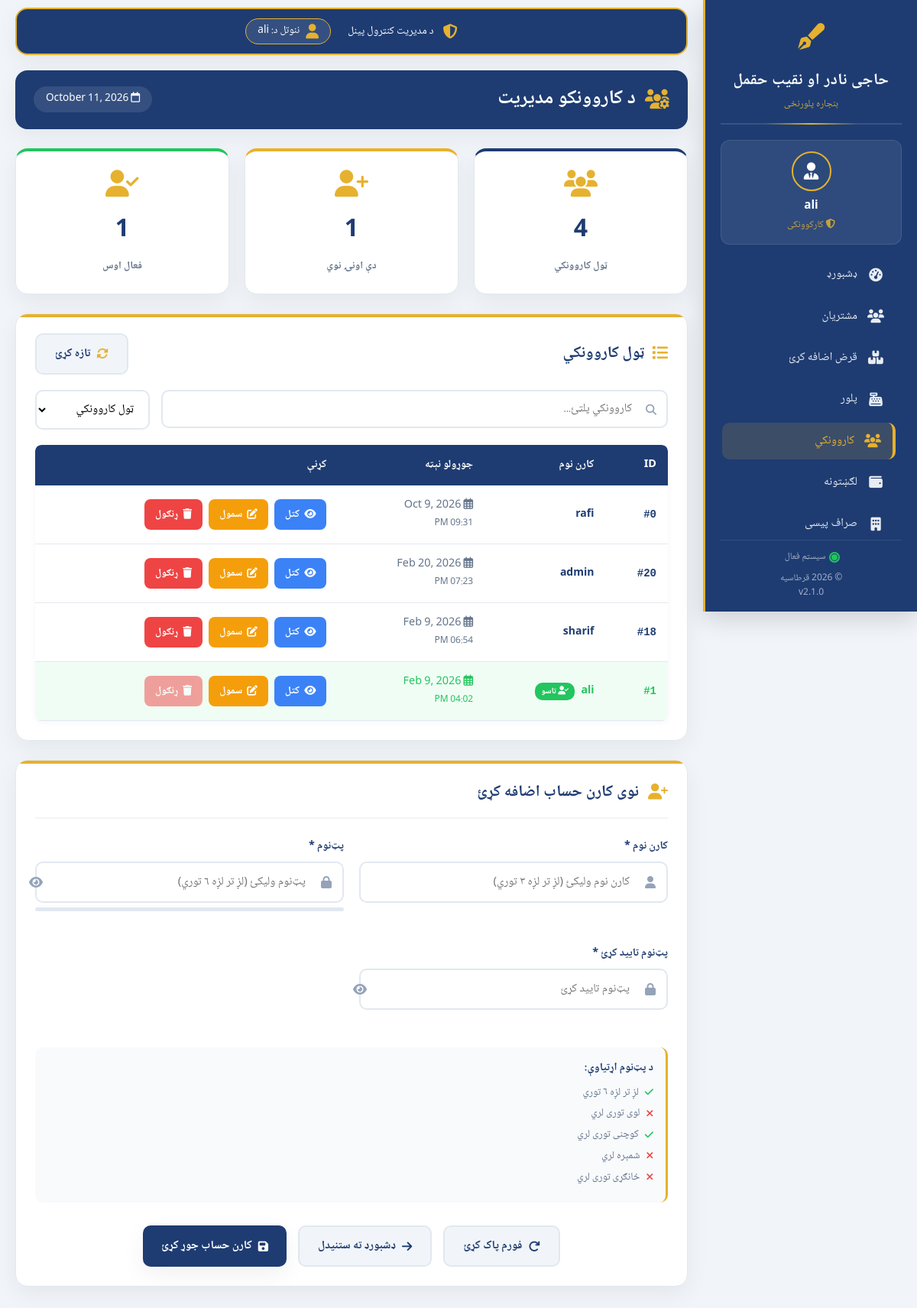
/register.php (signed in), run on the app's committed database.
### tables this page shows
CREATE TABLE `users` (
  `id` int(11) NOT NULL,
  `username` varchar(100) NOT NULL,
  `password` varchar(255) NOT NULL,
  `created_at` datetime DEFAULT current_timestamp()
);

### register.php (the view, shortened to what this page needs)
<?php
require_once 'db.php';
$users = [];
$users_stmt = $conn->prepare("SELECT id, username, created_at FROM users ORDER BY created_at DESC");
if($users_stmt->execute()) {
    $result = $users_stmt->get_result();
    while($row = $result->fetch_assoc()) {
        $users[] = $row;
    }
}
?>
<!DOCTYPE html>
<html lang="ps" dir="rtl">
<head>
    <link rel="stylesheet" href="https://cdnjs.cloudflare.com/ajax/libs/font-awesome/6.4.0/css/all.min.css">
</head>
<body>
    <?php include 'sidebar.php'; ?>
    <div class="main-content">
        <div class="admin-header">
            <i class="fas fa-shield-alt"></i>
            <span>د مدیریت کنټرول پینل</span>
            <span class="admin-badge-large">
                <i class="fas fa-user"></i>
                ننوتل د: <?php echo htmlspecialchars($current_user); ?>
            </span>
        </div>
        <div class="page-header">
            <h1>
                <i class="fas fa-users-cog"></i>
                د کاروونکو مدیریت
            </h1>
            <div class="today">
                <i class="far fa-calendar"></i>
                <?php echo date('F j, Y'); ?>
            </div>
        </div>
        <div class="stats-cards">
            <div class="stat-card">
                <i class="fas fa-users"></i>
                <div class="stat-number"><?php echo count($users); ?></div>
                <div class="stat-label">ټول کاروونکي</div>
            </div>
            <div class="stat-card">
                <i class="fas fa-user-plus"></i>
                <div class="stat-number"><?php echo count(array_filter($users, function($user) {
                    return strtotime($user['created_at']) > strtotime('-7 days');
                })); ?></div>
                <div class="stat-label">دې اونۍ نوي</div>
            </div>
            <div class="stat-card">
                <i class="fas fa-user-check"></i>
                <div class="stat-number">1</div>
                <div class="stat-label">فعال اوس</div>
            </div>
        </div>
        <div class="table-container">
            <div class="table-header">
                <h2><i class="fas fa-list"></i> ټول کاروونکي</h2>
                <div class="table-actions">
                    <button class="btn btn-secondary" onclick="refreshTable()">
                        <i class="fas fa-sync-alt"></i> تازه کړئ
                    </button>
                </div>
            </div>
            <div class="table-controls">
                <div class="search-box">
                    <i class="fas fa-search"></i>
                    <input type="text" id="searchInput" placeholder="کاروونکي پلټئ..." onkeyup="searchUsers()">
                </div>
                <select class="filter-select" id="filterSelect" onchange="filterUsers()">
                    <option value="all">ټول کاروونکي</option>
                </select>
            </div>
            <div class="table-wrapper">
                <?php if(count($users) > 0): ?>
                    <table class="user-table" id="usersTable">
                        <thead>
                            <tr>
                                <th>ID</th>
                                <th>کارن نوم</th>
                                <th>جوړولو نېټه</th>
                                <th>کړنې</th>
                            </tr>
                        </thead>
                        <tbody id="usersTableBody">
                            <?php foreach($users as $user): ?>
                                <tr class="<?php echo $user['id'] == $_SESSION['user_id'] ? 'current-user' : ''; ?>"
                                    data-id="<?php echo $user['id']; ?>"
                                    data-username="<?php echo htmlspecialchars($user['username']); ?>"
                                    data-created="<?php echo $user['created_at']; ?>">
                                    <td class="user-id">#<?php echo htmlspecialchars($user['id']); ?></td>
                                    <td class="username">
                                        <?php echo htmlspecialchars($user['username']); ?>
                                        <?php if($user['id'] == $_SESSION['user_id']): ?>
                                            <span class="current-badge">
                                                <i class="fas fa-user-check"></i> تاسو
                                            </span>
                                        <?php endif; ?>
                                    </td>
                                    <td class="created-at">
                                        <i class="far fa-calendar-alt"></i>
                                        <?php echo date('M j, Y', strtotime($user['created_at'])); ?>
                                        <br>
                                        <small><?php echo date('h:i A', strtotime($user['created_at'])); ?></small>
                                    </td>
                                    <td>
                                        <div class="action-buttons-table">
                                            <button class="btn-action btn-view" onclick="viewUserDetails(<?php echo $user['id']; ?>)">
                                                <i class="fas fa-eye"></i> کتل
                                            </button>
                                            <button class="btn-action btn-edit" onclick="editUser(<?php echo $user['id']; ?>)">
                                                <i class="fas fa-edit"></i> سمول
                                            </button>
                                            <?php if($user['id'] != $_SESSION['user_id']): ?>
                                                <button class="btn-action btn-delete"
                                                        onclick="confirmDelete(<?php echo $user['id']; ?>, '<?php echo htmlspecialchars($user['username']); ?>')">
                                                    <i class="fas fa-trash"></i> ړنګول
                                                </button>
                                            <?php else: ?>
                                                <button class="btn-action btn-delete" disabled>
                                                    <i class="fas fa-trash"></i> ړنګول
                                                </button>
                                            <?php endif; ?>
                                        </div>
                                    </td>
                                </tr>
                            <?php endforeach; ?>
                        </tbody>
                    </table>
                <?php endif; ?>
            </div>
        </div>
        <div class="form-container">
            <div class="form-header">
                <i class="fas fa-user-plus"></i>
                <h2>نوی کارن حساب اضافه کړئ</h2>
            </div>
            <form method="POST" id="createUserForm">
                <div class="form-grid">
                    <div class="form-group">
                        <label class="form-label">کارن نوم *</label>
                        <div class="form-input-group">
                            <input type="text" class="form-input" id="username" name="username"
                                   value="<?php echo htmlspecialchars($_POST['username'] ?? ''); ?>"
                                   placeholder="کارن نوم ولیکئ (لږ تر لږه ۳ توري)" required
                                   oninput="checkUsername()">
                        </div>
                    </div>
                    <div class="form-group">
                        <label class="form-label">پټ‌نوم *</label>
                        <div class="form-input-group">
                            <input type="password" class="form-input" id="password" name="password"
                                   placeholder="پټ‌نوم ولیکئ (لږ تر لږه ۶ توري)" required
                                   oninput="checkPasswordStrength()">
                            <button type="button" class="password-toggle" id="togglePassword">
                            </button>
                        </div>
                        <div class="password-strength">
                        </div>
                    </div>
                    <div class="form-group">
                        <label class="form-label">پټ‌نوم تایید کړئ *</label>
                        <div class="form-input-group">
                            <input type="password" class="form-input" id="confirm_password" name="confirm_password"
                                   placeholder="پټ‌نوم تایید کړئ" required oninput="checkPasswordMatch()">
                            <button type="button" class="password-toggle" id="toggleConfirmPassword">
                            </button>
                        </div>
                    </div>
                </div>
                <div class="requirements-list">
                    <h4>د پټ‌نوم اړتیاوې:</h4>
                    <ul>
                        <li id="req-length"><i class="fas fa-check"></i> لږ تر لږه ۶ توري</li>
                        <li id="req-uppercase"><i class="fas fa-times"></i> لوی توری لري</li>
                        <li id="req-lowercase"><i class="fas fa-check"></i> کوچنی توری لري</li>
                        <li id="req-number"><i class="fas fa-times"></i> شمېره لري</li>
                        <li id="req-special"><i class="fas fa-times"></i> ځانګړی توری لري</li>
                    </ul>
                </div>
                <div class="action-buttons">
                    <button type="button" class="btn btn-secondary" onclick="resetForm()">
                        <i class="fas fa-redo"></i> فورم پاک کړئ
                    </button>
                    <button type="button" class="btn btn-secondary" onclick="window.location.href='dashboard.php'">
                        <i class="fas fa-arrow-right"></i> ډشبورډ ته ستنیدل
                    </button>
                    <button type="submit" class="btn btn-primary" id="submitBtn">
                        <i class="fas fa-save"></i> کارن حساب جوړ کړئ
                    </button>
                </div>
            </form>
        </div>
    </div>
</body>
</html>

### sidebar.php (style rules this page uses)
:root { --sidebar-primary: #1e3c72; --sidebar-secondary: #2b4a7a; --sidebar-accent: #e6b12e; --sidebar-text: #ffffff; --sidebar-shadow: 0 10px 30px rgba(0, 0, 0, 0.15); --sidebar-transition: all 0.4s cubic-bezier(0.175, 0.885, 0.32, 1.275); }
* { font-family: 'Noto Naskh Arabic', 'Segoe UI', Tahoma, sans-serif; }
.main-content { transition: margin-right 0.5s cubic-bezier(0.175, 0.885, 0.32, 1.275); }
@media (min-width: 769px) { .main-content { margin-right: 280px; } }

### data on the page
users: id "0", username "rafi", created_at "Oct 9, 2026", created_at "09:31 PM"
users: id "20", username "admin", created_at "Feb 20, 2026", created_at "07:23 PM"
users: id "18", username "sharif", created_at "Feb 9, 2026", created_at "06:54 PM"
users: id "1", shows "تاسو", created_at "Feb 9, 2026", created_at "04:02 PM", shows "ړنګول"

### other printed values
$current_user "ali"
count($users) "4"
